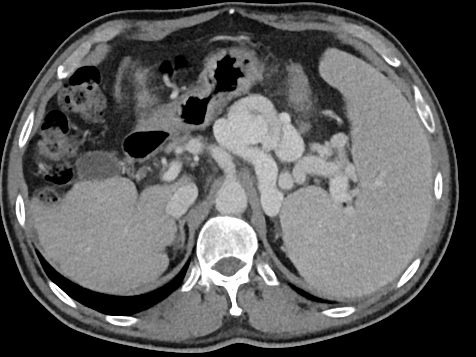
#> input picture RadiPOP-standalone/web_app/frame/images/sample_slice.png, 476 x 357 px
$ python -i dicom_utils.py   (imports and definitions only)   (older library calls are emulated)
#> lines starting #> are read from the running program, lines starting #| are printed output that depends on the picture
#> further down, picture is the input picture: shape (357, 476); min 0, max 255, mean 88.7
from PIL import Image
from scipy import ndimage as ndi
from scipy import ndimage as ndi
from scipy.ndimage.interpolation import shift
from skimage import data, morphology
from skimage import data, morphology, feature, filters
from skimage import io as skio
from skimage.color import label2rgb
from skimage.exposure import histogram
from skimage.feature import peak_local_max
from skimage.filters import sobel, roberts, prewitt, threshold_otsu
from skimage.future import graph
from skimage.measure import label, regionprops
from skimage.morphology import closing, opening, square, remove_small_holes, remove_small_objects
from skimage.segmentation import clear_border
import dicom2nifti
import io as jio
import matplotlib.gridspec as gridspec
import matplotlib.pyplot as plt
import networkx as nx
import numpy as np
import os
import pydicom
import sys
import pickle

# [146 lines left out: functions create_images_for_display, draw_region_outlines, add_sobel_edges, print_img, mask_img, not called in this run]


def save_partition(mask, path):
    mask = mask.astype(np.uint8)
    pickle.dump(mask, open( path + ".p", "wb" ))


# [204 lines left out: functions guess_bounds, compute_slice_width, get_green_histogram, get_longest_frame_interval, win_scale, extract_pixels_for_viewing and 3 more, not called in this run]

def label_image(img, orig=None, show_plot=True):
#> called with show_plot = True
    if show_plot:
        fig, axes = plt.subplots(1, 2, figsize=(15, 5), sharey=True, sharex=True)

    # Finally, use watershed to imperfectly partition the organs.
    distance = ndi.distance_transform_edt(img)
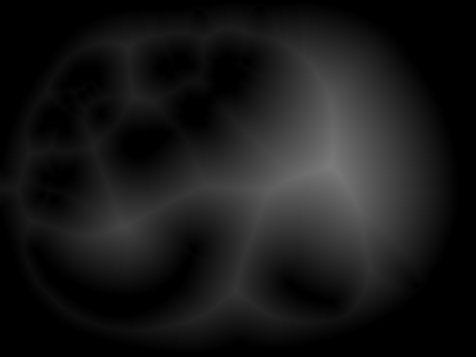
#> distance: shape (357, 476) float64; min 0, max 123.9, mean 24.4
    local_maxi = peak_local_max(
        distance, indices=False, footprint=np.ones((60, 60)), labels=img)
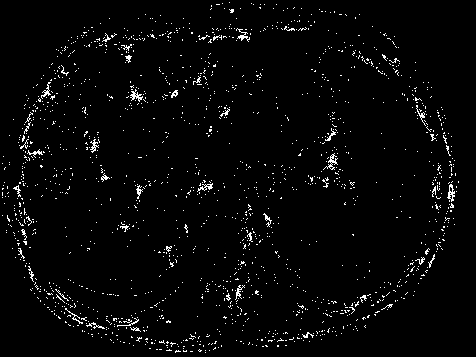
#> local_maxi: shape (357, 476) bool; 2.7% white in thin lines or dots
    markers = ndi.label(local_maxi)[0]
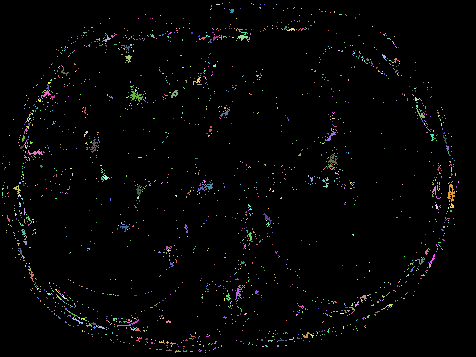
#> markers: shape (357, 476) int32; 2145 distinct labels, from 0 to 2144; one colour per label, 0 black
    labels = morphology.watershed(-distance, markers, mask=img)
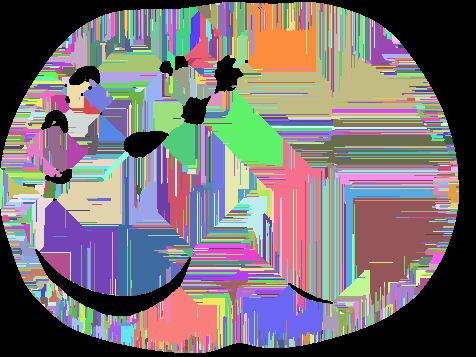
#> labels: shape (357, 476) int32; 2145 distinct labels, from 0 to 2144; one colour per label, 0 black
    if show_plot:
        axes[0].imshow(labels, cmap=plt.cm.nipy_spectral)
        axes[0].set_title('watershed segmentation')
        axes[0].axis('off')
    if show_plot and orig:
        axes[1].imshow(orig, cmap=plt.cm.gray)
        axes[1].set_title('Original image')
        axes[1].axis('off')
    return labels

>>> import cv2
>>> picture = cv2.imread('../../RadiPOP-standalone/web_app/frame/images/sample_slice.png', cv2.IMREAD_GRAYSCALE)
>>> result = label_image(picture)
